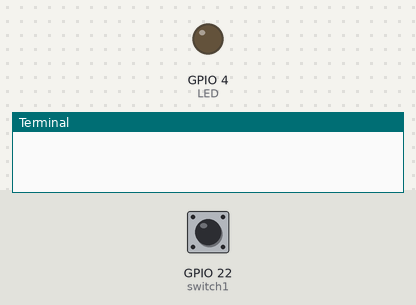
A program run on a simulated Raspberry Pi (BCM pin numbers). Parts: output pins drawn as LEDs (lit = HIGH), the last lines printed to the terminal. Dashed ring = blinking. Inputs (shaded band) come from the test bench; at power-on: GPIO 22 (switch1) HIGH.

Above: at 1.2 s.
1.3 s: GPIO 22 (switch1) pulled LOW for 1 s
At 1.45 s:
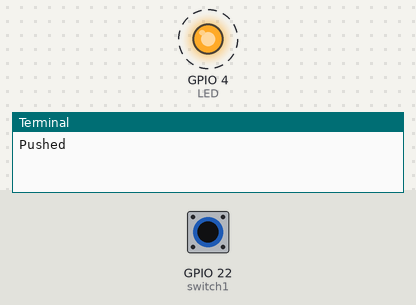
3.8 s: GPIO 22 (switch1) pulled LOW for 0.15 s
At 4.4 s:
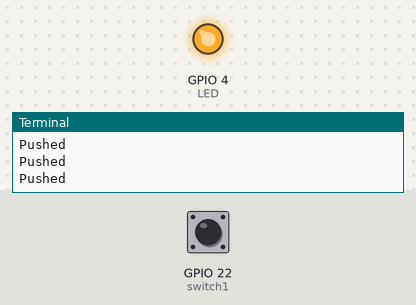
5.4 s: GPIO 22 (switch1) pulled LOW for 3.2 s
At 9.2 s:
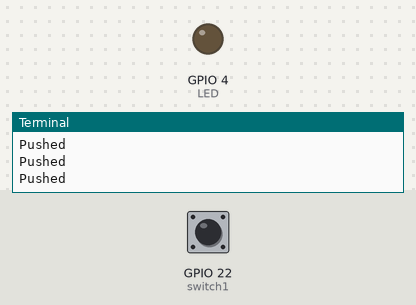
Timing chart, 0 to 10.7 s (numbered marks = the images above; inputs shaded):
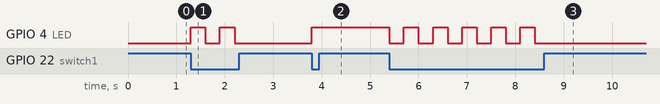

Measured:
- after the input at 1.3 s, GPIO 4 (LED): alternates HIGH for 0.30 s and LOW for 0.30 s, 4 changes in all, then stays LOW, starting at once
- after the input at 3.8 s, GPIO 4 (LED): LOW → HIGH at once
- after the input at 5.4 s, GPIO 4 (LED): alternates HIGH for 0.30 s and LOW for 0.30 s, 11 changes in all, then stays LOW, starting at once

The program:

ButtonLEDISR.py
```python
import RPi.GPIO as GPIO     # 모듈 RPi.GPIO를 사용하겠다는 뜻임(as로 명명가능)
import time                 # time.sleep을 쓰기위해 import로 선언

switch1 = 22                  # 입력핀 설정
LED = 4
state = 1
GPIO.setmode(GPIO.BCM)      # BCM 모드 사용(pin은 BCM으로 쓰겠다는 뜻)

GPIO.setup(switch1, GPIO.IN) # 핀모드(입력) (출력으로 사용하려면 GPIO.OUT으로 사용)
GPIO.setup(LED, GPIO.OUT)

GPIO.output(LED, False)   # 처음 코드 실행때는 불을 끈 상태에서 시작

try:
   while True:
      if GPIO.input(switch1) == GPIO.LOW:
         print("Pushed")
         if (state == 1):           # state가 1이면 불을 킴(홀수)
            GPIO.output(LED, True)
         else:                      # state가 짝수면 불을 끔
            GPIO.output(LED, False)
         time.sleep(0.3)
         state = state + 1          # 스위치 누를때마다 +1해줌
         state = state % 2          # 스위치 누를때마다 나머지연산으로 홀짝을 구분

except KeyboardInterrupt:
   GPIO.cleanup()
```
